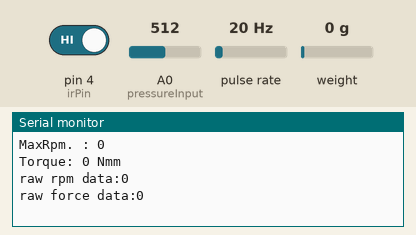
Simulated run of this sketch. Board: Arduino Uno, built with avr-gcc and run on an emulated ATmega328P. On the bench: the last lines printed to the serial monitor. Wiring (inferred from the names in the program): pulse sensor: data pin 2. The inputs (shaded band) are chosen by the test bench; at power-on: pulse rate 20 Hz, weight on the scale 0 g, A0 (pressureInput) = 512, pin 4 (irPin) HIGH.

Above: at 2.2 s.
2.3 s: pulse rate (sensor on pin 2) set to 4 Hz
At 2.3 s:
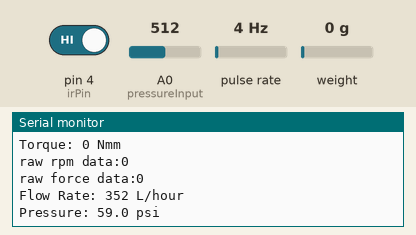
3.8 s: weight on the scale set to 100 g
At 5.01 s:
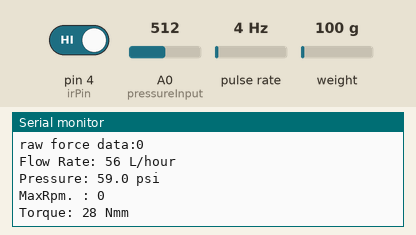
5.3 s: A0 (pressureInput) set to 716
At 6.7 s:
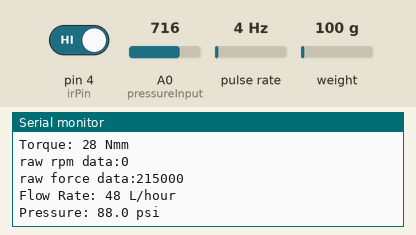
6.8 s: pulse rate (sensor on pin 2) set to 50 Hz
At 8.2 s:
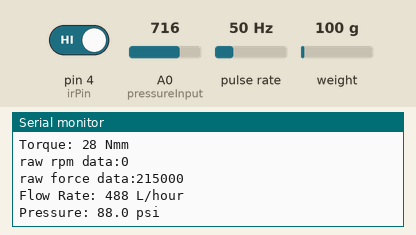
8.3 s: weight on the scale set to 1250 g
At 9.7 s:
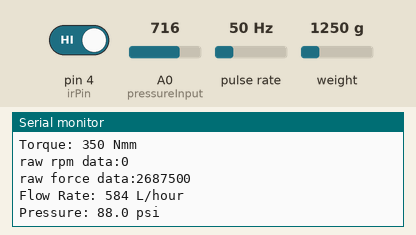
9.8 s: A0 (pressureInput) set to 810
At 11.5 s:
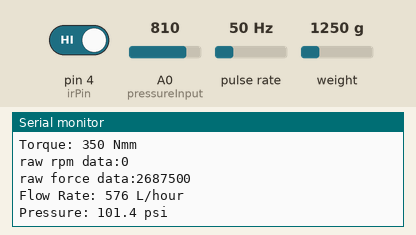
Timing chart, 0 to 12.3 s (numbered marks = the images above; inputs shaded):
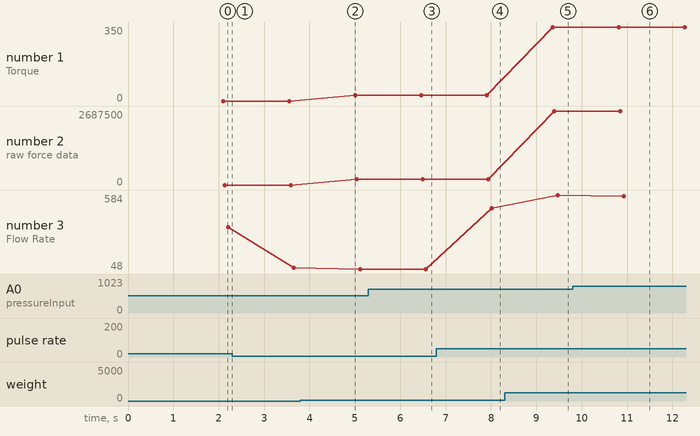

Measured:
- after the input at 3.8 s, the serial monitor: prints a new line after 1.2 s (image 2)
- after the input at 5.3 s, the serial monitor: prints a new line after 1.3 s (image 3)
- after the input at 6.8 s, the serial monitor: prints a new line after 1.2 s (image 4)
- after the input at 8.3 s, the serial monitor: prints a new line after 1.1 s (image 5)
- after the input at 9.8 s, the serial monitor: prints a new line after 1.1 s (image 6)
- plotted number 1: 0 → 28 after the input at 3.8 s, 28 → 350 after the input at 8.3 s
- plotted number 2: 0 → 215000 after the input at 3.8 s, 215000 → 2687500 after the input at 8.3 s
- plotted number 3: 352 → 56 after the input at 2.3 s, 48 → 488 after the input at 6.8 s

The sketch:

torquemotor3.ino
```cpp
#include "HX711.h"
#include "Wire.h"

#define calibration_factor 2150.0
#define DOUT  12
#define CLK  13
HX711 scale;

const int irPin = 4;
int triggers = 0;
unsigned long elapsedTime;
int laststate = 0;
const unsigned long sampleTime = 1000;
int rpmMax = 0;

const int pressureInput = A0;
const int pressureZero = 98;
const int pressureMax = 800;
const int pressuretransducermaxPSI = 100;
const int baudRate = 9600;
const int sensorreadDelay = 250;

volatile int flow_frequency;
unsigned int l_hour;
unsigned char flowsensor = 2;
unsigned long currentTime;
unsigned long cloopTime;

float pressureValue = 0;

void flow () {
  flow_frequency++;
}

void setup() {
  pinMode(irPin, INPUT);
  pinMode(flowsensor, INPUT);
  digitalWrite(flowsensor, HIGH);
  Serial.begin(baudRate);
  attachInterrupt(0, flow, RISING);
  sei();
  scale.begin(DOUT, CLK);
  scale.set_scale(calibration_factor);
  scale.tare();
  currentTime = millis();
  cloopTime = currentTime;
}

void loop() {
  int rpm = rpmGet();
  if (rpm > rpmMax) {
    rpmMax = rpm;
  }
  Serial.print("MaxRpm. : ");
  Serial.println(rpm);
  torque();

  Serial.print("raw rpm data:");
  Serial.println(rpm);
  Serial.print("raw force data:");
  Serial.println(scale.read());

  currentTime = millis();

  if (currentTime >= (cloopTime + 1000)) {
    cloopTime = currentTime;

    l_hour = (flow_frequency * 60 / 7.5);
    flow_frequency = 0;

    pressureValue = analogRead(pressureInput);
    pressureValue = ((pressureValue - pressureZero) * pressuretransducermaxPSI) / (pressureMax - pressureZero);

    Serial.print("Flow Rate: ");
    Serial.print(l_hour, DEC);
    Serial.println(" L/hour");

    Serial.print("Pressure: ");
    Serial.print(pressureValue, 1);
    Serial.println(" psi");

    delay(sensorreadDelay);
  }
}

void torque() {
  float force = ((scale.get_units()) / 100);
  float arm = (28);
  int torque = (force * arm);
  Serial.print("Torque: ");
  Serial.print(torque);
  Serial.println(" Nmm");
}

int rpmGet() {
  unsigned long currentTime = 0;
  unsigned long startTime = millis();
  while (currentTime <= sampleTime) {
    int val = digitalRead(irPin);
    if (!val) {
      if (laststate) {
        triggers++;
        laststate = 0;
      }
    } else {
      laststate = 1;
    }
    currentTime = millis() - startTime;
  }
  int countRpm = int(60000 / float(sampleTime)) * (triggers / 2);
  triggers = 0;
  return countRpm;
}
```
